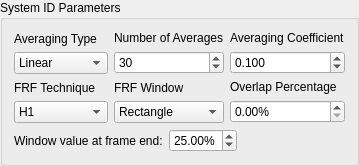
        <widget class="QGroupBox" name="system_id_groupbox">
         <property name="title">
          <string>System ID Parameters</string>
         </property>
         <layout class="QGridLayout" name="gridLayout_4">
          <item row="0" column="0">
           <layout class="QVBoxLayout" name="averaging_type_layout">
            <item>
             <widget class="QLabel" name="averaging_type_label">
              <property name="text">
               <string>Averaging Type</string>
              </property>
             </widget>
            </item>
            <item>
             <widget class="QComboBox" name="system_id_averaging_scheme_selector">
              <property name="toolTip">
               <string>&lt;html&gt;&lt;head/&gt;&lt;body&gt;&lt;p&gt;&lt;span style=&quot; font-weight:600;&quot;&gt;Averaging Type&lt;/span&gt;&lt;/p&gt;&lt;p&gt;Specifies how averaging is performed.  Linear averaging weights all measurement frames equally.  Exponential averaging weights more recent frames more heavily.&lt;/p&gt;&lt;/body&gt;&lt;/html&gt;</string>
              </property>
              <item>
               <property name="text">
                <string>Linear</string>
               </property>
              </item>
              <item>
               <property name="text">
                <string>Exponential</string>
               </property>
              </item>
             </widget>
            </item>
           </layout>
          </item>
          <item row="1" column="2">
           <layout class="QVBoxLayout" name="overlap_percentage_layout">
            <item>
             <widget class="QLabel" name="overlap_percentage_label">
              <property name="text">
               <string>Overlap Percentage</string>
              </property>
             </widget>
            </item>
            <item>
             <widget class="QDoubleSpinBox" name="system_id_overlap_percentage_selector">
              <property name="toolTip">
               <string>&lt;html&gt;&lt;head/&gt;&lt;body&gt;&lt;p&gt;&lt;span style=&quot; font-weight:600;&quot;&gt;Overlap Percentage&lt;/span&gt;&lt;/p&gt;&lt;p&gt;The percentage overlap used between measurement frames.  A 25% overlap means the last quarter of the previous measurement frame is used as the first quarter of the new measurement frame.&lt;/p&gt;&lt;/body&gt;&lt;/html&gt;</string>
              </property>
              <property name="suffix">
               <string>%</string>
              </property>
              <property name="value">
               <double>0.000000000000000</double>
              </property>
             </widget>
            </item>
           </layout>
          </item>
          <item row="0" column="2">
           <layout class="QVBoxLayout" name="averaging_coefficient_layout">
            <item>
             <widget class="QLabel" name="averaging_coefficient_label">
              <property name="text">
               <string>Averaging Coefficient</string>
              </property>
             </widget>
            </item>
            <item>
             <widget class="QDoubleSpinBox" name="system_id_averaging_coefficient_selector">
              <property name="toolTip">
               <string>&lt;html&gt;&lt;head/&gt;&lt;body&gt;&lt;p&gt;&lt;span style=&quot; font-weight:600;&quot;&gt;Averaging Coefficient&lt;/span&gt;&lt;/p&gt;&lt;p&gt;Weighting applied to the most recent average when Exponential Averaging is used&lt;/p&gt;&lt;/body&gt;&lt;/html&gt;</string>
              </property>
              <property name="decimals">
               <number>3</number>
              </property>
              <property name="minimum">
               <double>0.000000000000000</double>
              </property>
              <property name="maximum">
               <double>1.000000000000000</double>
              </property>
              <property name="singleStep">
               <double>0.100000000000000</double>
              </property>
              <property name="value">
               <double>0.100000000000000</double>
              </property>
             </widget>
            </item>
           </layout>
          </item>
          <item row="1" column="0">
           <layout class="QVBoxLayout" name="frf_technique_layout">
            <item>
             <widget class="QLabel" name="frf_technique_label">
              <property name="text">
               <string>FRF Technique</string>
              </property>
             </widget>
            </item>
            <item>
             <widget class="QComboBox" name="system_id_frf_technique_selector">
              <property name="toolTip">
               <string>&lt;html&gt;&lt;head/&gt;&lt;body&gt;&lt;p&gt;&lt;span style=&quot; font-weight:600;&quot;&gt;FRF Technique&lt;/span&gt;&lt;/p&gt;&lt;p&gt;Technique to compute the Transfer Function. H1 averages noise on the response channels.&lt;/p&gt;&lt;/body&gt;&lt;/html&gt;</string>
              </property>
              <item>
               <property name="text">
                <string>H1</string>
               </property>
              </item>
             </widget>
            </item>
           </layout>
          </item>
          <item row="0" column="1">
           <layout class="QVBoxLayout" name="system_id_averages_layout">
            <item>
             <widget class="QLabel" name="system_id_averages_label">
              <property name="text">
               <string>Number of Averages</string>
              </property>
             </widget>
            </item>
            <item>
             <widget class="QSpinBox" name="system_id_frames_to_average_selector">
              <property name="toolTip">
               <string>&lt;html&gt;&lt;head/&gt;&lt;body&gt;&lt;p&gt;&lt;span style=&quot; font-weight:600;&quot;&gt;Number of Averages&lt;/span&gt;&lt;/p&gt;&lt;p&gt;The number of averages used to compute the frequency response functions.&lt;/p&gt;&lt;/body&gt;&lt;/html&gt;</string>
              </property>
              <property name="maximum">
               <number>9999</number>
              </property>
              <property name="value">
               <number>30</number>
              </property>
             </widget>
            </item>
           </layout>
          </item>
          <item row="1" column="1">
           <layout class="QVBoxLayout" name="frf_window_layout">
            <item>
             <widget class="QLabel" name="frf_window_label">
              <property name="text">
               <string>FRF Window</string>
              </property>
             </widget>
            </item>
            <item>
             <widget class="QComboBox" name="system_id_transfer_function_computation_window_selector">
              <property name="toolTip">
               <string>&lt;html&gt;&lt;head/&gt;&lt;body&gt;&lt;p&gt;&lt;span style=&quot; font-weight:600;&quot;&gt;FRF Window&lt;/span&gt;&lt;/p&gt;&lt;p&gt;The window function applied to the measurement frames when computing the transfer functions.&lt;/p&gt;&lt;p&gt;Rectangle: No window is used, all samples are weighted equally. Used for periodic signals or signals that start and end at zero in the measurement frame.&lt;/p&gt;&lt;p&gt;Hann: Window that weights the start and end of the frame to zero and the middle to one. Useful for Random excitation to reduce leakage.&lt;/p&gt;&lt;p&gt;Exponential: Window that weights the beginning of the frame more heavily than the end of the frame. Useful for impact testing where the test article's response doesn't decay by itself by the end of the measurement frame.&lt;/p&gt;&lt;/body&gt;&lt;/html&gt;</string>
              </property>
              <item>
               <property name="text">
                <string>Rectangle</string>
               </property>
              </item>
              <item>
               <property name="text">
                <string>Hann</string>
               </property>
              </item>
              <item>
               <property name="text">
                <string>Exponential</string>
               </property>
              </item>
             </widget>
            </item>
           </layout>
          </item>
          <item row="2" column="0" colspan="3">
           <layout class="QHBoxLayout" name="window_value_layout">
            <item>
             <widget class="QLabel" name="window_value_label">
              <property name="text">
               <string>Window value at frame end:</string>
              </property>
             </widget>
            </item>
            <item>
             <widget class="QDoubleSpinBox" name="window_value_selector">
              <property name="toolTip">
               <string>&lt;html&gt;&lt;head/&gt;&lt;body&gt;&lt;p&gt;&lt;span style=&quot; font-weight:600;&quot;&gt;Window value at frame end&lt;/span&gt;&lt;/p&gt;&lt;p&gt;Value of the exponential window at the end of the measurement frame, which is used to specify how quickly the exponential window decays.&lt;/p&gt;&lt;/body&gt;&lt;/html&gt;</string>
              </property>
              <property name="suffix">
               <string>%</string>
              </property>
              <property name="minimum">
               <double>0.010000000000000</double>
              </property>
              <property name="value">
               <double>25.000000000000000</double>
              </property>
             </widget>
            </item>
            <item>
             <spacer name="window_value_spacer">
              <property name="orientation">
               <enum>Qt::Horizontal</enum>
              </property>
              <property name="sizeHint" stdset="0">
               <size>
                <width>40</width>
                <height>20</height>
               </size>
              </property>
             </spacer>
            </item>
           </layout>
          </item>
         </layout>
        </widget>
